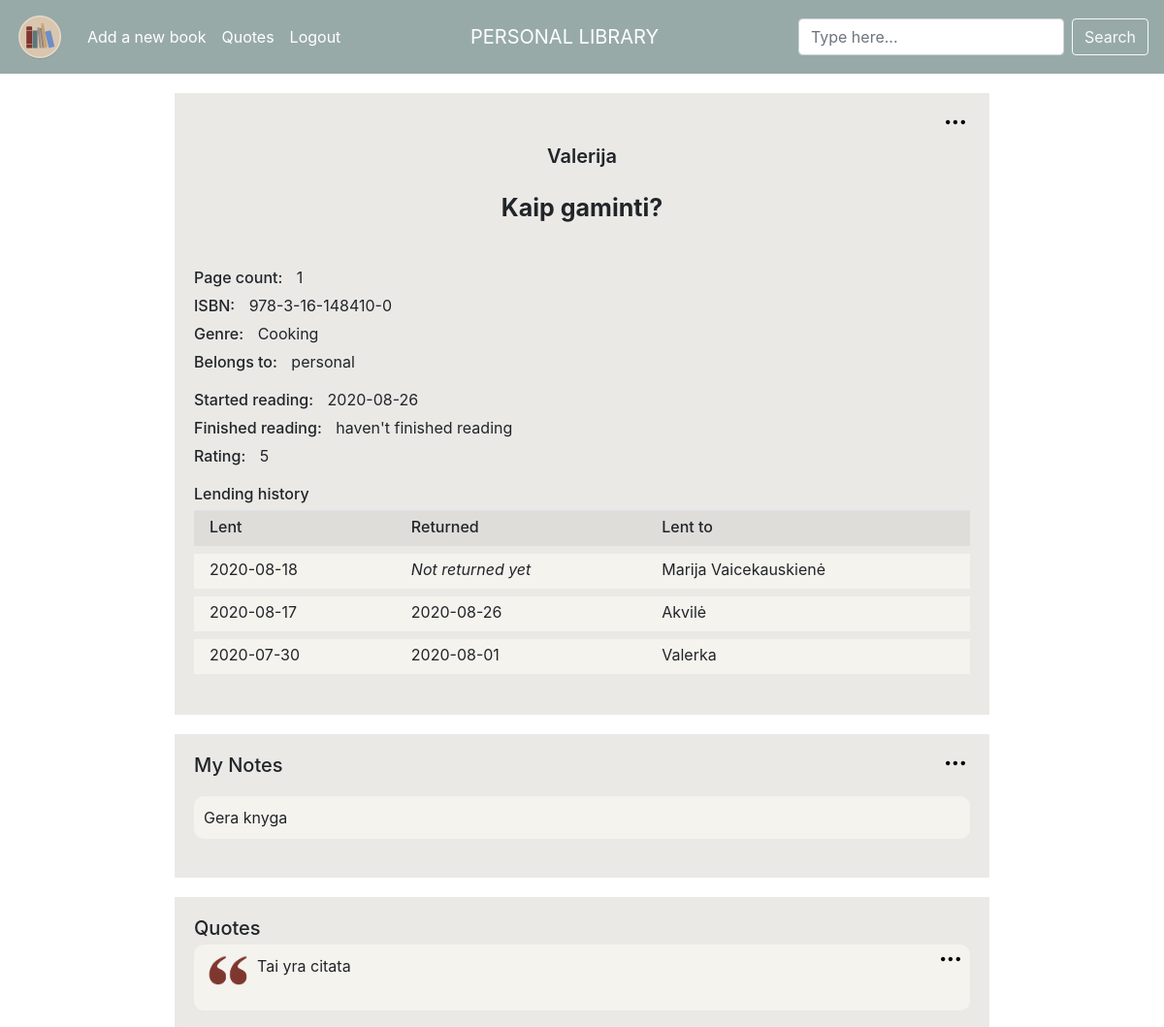
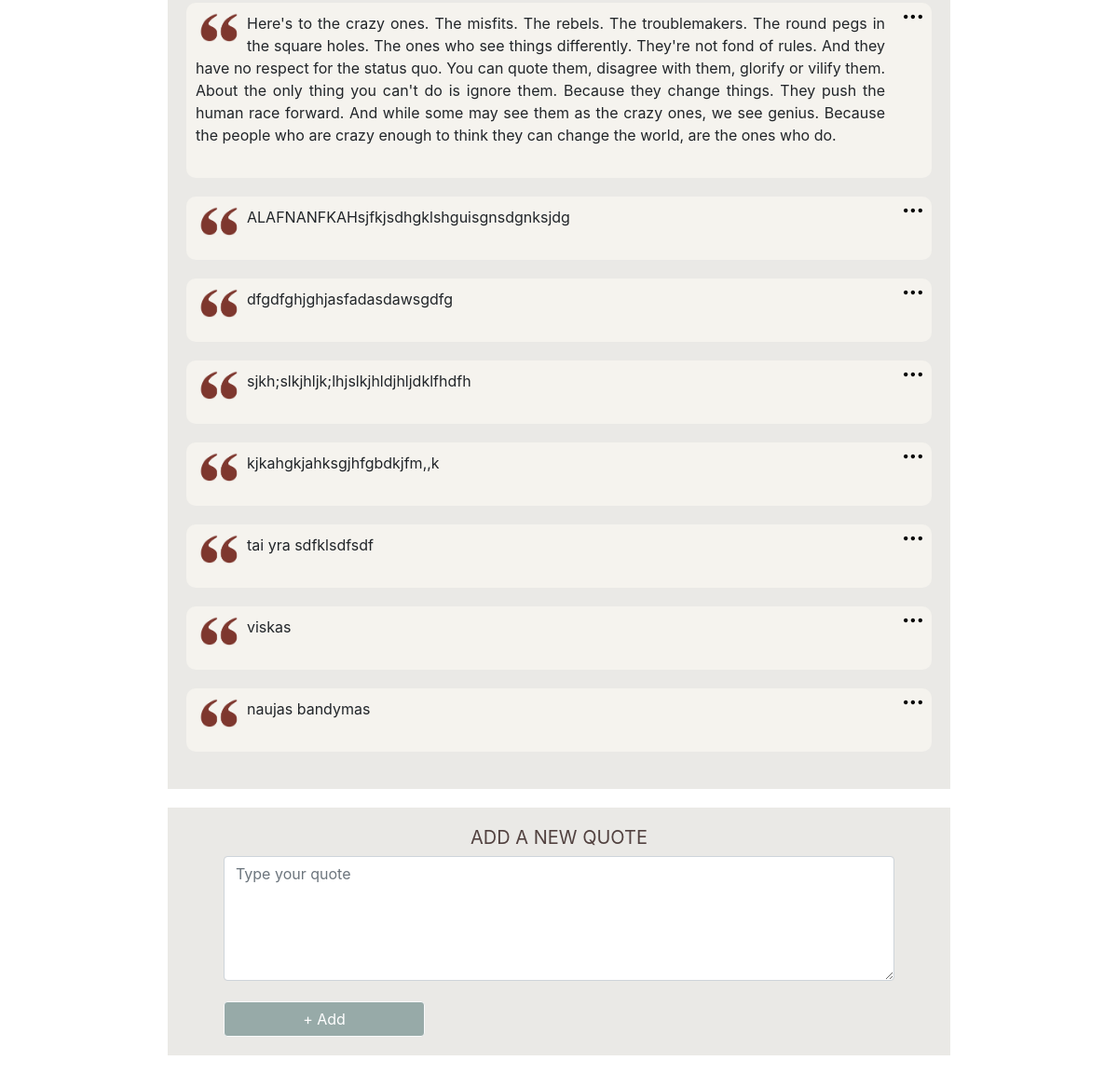
/book/16 (signed in), run on the app's committed database (2 pictures, top to bottom).
### tables this page shows
CREATE TABLE "books" (user_id INTEGER NOT NULL, title TEXT NOT NULL, author TEXT NOT NULL, pages INTEGER NOT NULL, isbn TEXT NULL, genre TEXT NULL, rating INTEGER NULL, started DATE NULL, finished DATE NULL, owner TEXT NULL, notes TEXT NULL, lent BOOLEAN NULL, book_id INTEGER PRIMARY KEY AUTOINCREMENT NOT NULL);

CREATE TABLE "lending"
(
	user_id integer not null,
	book_id integer not null,
	borrower text not null,
	lent_date datetime not null,
	returned datetime
);

CREATE TABLE 'quotes' ('user_id' integer NOT NULL, 'book_id' integer NOT NULL, 'quote_id' integer PRIMARY KEY AUTOINCREMENT NOT NULL, 'quote' text NOT NULL);

### application.py (the view)
@app.route("/book/<book_id>", methods=["GET", "POST", "DELETE"])
@login_required
def book(book_id):
    if request.method == "GET":
        data = db.execute("""SELECT * FROM books
                            WHERE book_id = :book_id
                             AND user_id = :user_id """,
                          book_id=book_id,
                          user_id=session["user_id"])
        print('BOOK PROFILE | data: ' + str(data), flush=True)
        quotes_result = db.execute("""SELECT * FROM quotes
                            JOIN books ON books.book_id = quotes.book_id
                            WHERE books.book_id = :book_id
                            AND books.user_id = :user_id """,
                                   book_id=book_id,
                                   user_id=session["user_id"])
        print('BOOK PROFILE | quotes: ' + str(quotes_result), flush=True)
        lendings_result = db.execute("""SELECT * FROM lending
                            JOIN books ON books.book_id = lending.book_id
                            WHERE books.book_id = :book_id
                            AND books.user_id = :user_id """,
                                     book_id=book_id,
                                     user_id=session["user_id"])
        print('BOOK PROFILE | lendings: ' + str(lendings_result), flush=True)
        return render_template("book.html", data=data, quotes=quotes_result, lendings=lendings_result)
    elif request.method == "POST":
        return redirect("/book")
    elif request.method == "DELETE":
        db.execute(""" DELETE FROM books WHERE book_id = :book_id""",
                   book_id=book_id)
        return 0

### application.py (called while the page is built)
@app.after_request
def after_request(response):
    response.headers["Cache-Control"] = "no-cache, no-store, must-revalidate"
    response.headers["Expires"] = 0
    response.headers["Pragma"] = "no-cache"
    return response

### helpers.py (called while the page is built)
def login_required(f):
    @wraps(f)
    def decorated_function(*args, **kwargs):
        if session.get("user_id") is None:
            return redirect("/login")
        return f(*args, **kwargs)
    return decorated_function

### templates/book.html (shortened to what this page needs)
{% extends "layout.html" %}
{% block main %}
    {% for book in data %}
        <div class="profile_container_top">
            <div class="item-a book_profile_author">{{ book.author }}</div>
            <div class="item-b book_profile_book_title">{{ book.title }}</div>
            <div class="item-d">
                <p class="book_profile_titles">Page count:</p>
                <div class="book_profile_text">{{ book.pages }}</div>
                <br>
                <p class="book_profile_titles">ISBN:</p>
                <div class="book_profile_text">{{ book.isbn }}</div>
                <br>
                <p class="book_profile_titles">Genre:</p>
                <div class="book_profile_text">{{ book.genre }}</div>
                <br>
                {% if book.owner %}
                    <p class="book_profile_titles">Belongs to:</p>
                    <div class="book_profile_text">{{ book.owner }}</div>
                {% endif %}
            </div>
            <div class="item-e">
                <p class="book_profile_titles">Started reading:</p>
                {% if book.started %}
                    <div class="book_profile_text">{{ book.started }}</div>
                    <br>
                    <p class="book_profile_titles">Finished reading:</p>
                    {% if book.finished %}
                        <div class="book_profile_text">{{ book.finished }}</div>
                    {% else %}
                        <div class="book_profile_text">haven't finished reading</div>
                    {% endif %}
                {% else %}
                    <div class="book_profile_text">haven't started reading</div>
                {% endif %}
                <br>
                <p class="book_profile_titles">Rating:</p>
                {% if book.rating %}
                    <div class="book_profile_text">{{ book.rating }}</div>
                {% else %}
                    <div class="book_profile_text">no rating</div>
                {% endif %}
            </div>
            <div class="item-f">
                <p class="book_profile_titles">Lending history</p>
                {% if not lendings %}
                    <p><i>There is no lending history for this book.</i></p>
                {% else %}
                    <table class="table table-striped">
                        <tr>
                            <th>Lent</th>
                            <th>Returned</th>
                            <th>Lent to</th>
                        </tr>
                        {% for record in lendings %}
                            <tr>
                                <td>{{ record.lent_date }}</td>
                                {% if not record.returned %}
                                    <td><i>Not returned yet</i></td>
                                    <td>{{ record.borrower }}</td>
                                {% else %}
                                    <td>{{ record.returned }}</td>
                                    <td>{{ record.borrower }}</td>
                                {% endif %}
                            </tr>
                        {% endfor %}
                    </table>
                {% endif %}
            </div>
            <div class="item-g">
                <div class="book_options">
                    <img class="book_options_image"
                         onclick="showOptionsFor('opt{{ book.book_id }}')"
                         src="../static/options.svg"
                         alt="options"/>
                </div>
            </div>
        </div>
    {% endfor %}
    <div class="profile_container_notes">
        <div class="item-h"><h5 class="book_profile_titles">My Notes</h5></div>
        {% for book in data %}
            <div class="item-j">
                <div class="note_options">
                    <img class="note_options_image"
                         onclick="showOptionsFor('noteOpt{{ book.book_id }}')"
                         src="../static/options.svg"
                         alt="options"/>
                </div>
            </div>
            {% if book.notes %}
                <div class="item-k quote_sand_bg_profile">
                    <p class="note_text">{{ book.notes }}</p>
                </div>
            {% else %}
                <div class="item-k">No notes found</div>
            {% endif %}
        {% endfor %}
    </div>
    <div class="profile_container_quotes">
        <div class="quote_brown_bg_profile">
            <div class="quotes_profile"><h5 class="book_profile_titles">Quotes</h5></div>
            {% if not quotes %}
                <div class="item-k">No quotes found</div>
            {% else %}
                {% for quote in quotes %}
                    <div class="quote_sand_bg_profile">
                        <div class="book_quotes_container">
                            <div class="quote-text-item">
                                <img id="quote_sign" src="../static/quote_mark.gif" alt="quotes">
                                <p class="quote_text">{{ quote.quote }}</p>
                                <br>
                            </div>
                            <div class="quote-options-item">
                                <div class="book_quote_options">
                                    <img class="book_quote_options_image"
                                         onclick="showOptionsFor('quoteOpt{{ quote.quote_id }}')"
                                         src="../static/options.svg"
                                         alt="options"/>
                                </div>
                            </div>
                        </div>
                    </div>
                {% endfor %}
            {% endif %}
        </div>
    </div>
    {% for book in data %}
        <div class=" container_new_quote">
            <h2 id="add_quote">ADD A NEW QUOTE</h2>
            <form id="new_quote" action="/book/{{ book.book_id }}/new-quote" method="post" autocomplete="off">
                <div class="form-group" id="quote_quote">
                    <textarea autocomplete="off" class="form-control" name="quote" contenteditable="true"
                              placeholder="Type your quote" cols="30" rows="5" required="required"></textarea>
                </div>
                <br>
                <button class="btn btn-light" type="submit" id="quote_btn">+ Add</button>
            </form>
        </div>
    {% endfor %}
{% endblock %}

### data on the page
books: author "Valerija", title "Kaip gaminti?", pages "1", isbn "978-3-16-148410-0", genre "Cooking", owner "personal", started "2020-08-26", rating "5", notes "Gera knyga"
lending: lent_date "2020-08-18", borrower "Marija Vaicekauskienė"
lending: lent_date "2020-08-17", returned "2020-08-26", borrower "Akvilė"
lending: lent_date "2020-07-30", returned "2020-08-01", borrower "Valerka"
quotes: quote "Tai yra citata"
quotes: quote "Here's to the crazy ones. The misfits. The rebels. The troublemakers. The round pegs in the square holes. The ones who see things differently. They're not fond of rules. And they have no respect for the status quo. You can quote them, disagree with them, glorify or vilify them. About the only thing you can't do is ignore them. Because they change things. They push the human race forward. And while some may see them as the crazy ones, we see genius. Because the people who are crazy enough to think they can change the world, are the ones who do."
quotes: quote "ALAFNANFKAHsjfkjsdhgklshguisgnsdgnksjdg"
quotes: quote "dfgdfghjghjasfadasdawsgdfg"
quotes: quote "sjkh;slkjhljk;lhjslkjhldjhljdklfhdfh"
quotes: quote "kjkahgkjahksgjhfgbdkjfm,,k"
quotes: quote "tai yra sdfklsdfsdf"
quotes: quote "viskas"
quotes: quote "naujas bandymas"
